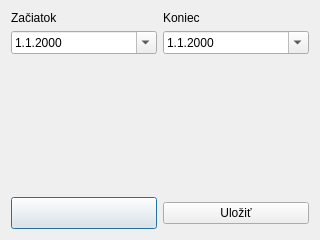
<?xml version="1.0" encoding="UTF-8"?>
<ui version="4.0">
 <class>SeasonDialog</class>
 <widget class="QDialog" name="SeasonDialog">
  <property name="geometry">
   <rect>
    <x>0</x>
    <y>0</y>
    <width>320</width>
    <height>240</height>
   </rect>
  </property>
  <property name="windowTitle">
   <string>SeasonDialog</string>
  </property>
  <layout class="QGridLayout" name="gridLayout">
   <item row="1" column="1">
    <widget class="QDateEdit" name="dateEdit_start">
     <property name="displayFormat">
      <string>d.M.yyyy</string>
     </property>
     <property name="calendarPopup">
      <bool>true</bool>
     </property>
    </widget>
   </item>
   <item row="3" column="1">
    <widget class="QPushButton" name="button_delete">
     <property name="font">
      <font>
       <pointsize>15</pointsize>
      </font>
     </property>
     <property name="text">
      <string/>
     </property>
     <property name="icon">
      <iconset resource="../../resources/resources.qrc">
       <normaloff>:/png/trash-can.png</normaloff>:/png/trash-can.png</iconset>
     </property>
    </widget>
   </item>
   <item row="3" column="2">
    <widget class="QPushButton" name="button_save">
     <property name="text">
      <string>Uložiť</string>
     </property>
    </widget>
   </item>
   <item row="1" column="2">
    <widget class="QDateEdit" name="dateEdit_end">
     <property name="displayFormat">
      <string>d.M.yyyy</string>
     </property>
     <property name="calendarPopup">
      <bool>true</bool>
     </property>
    </widget>
   </item>
   <item row="0" column="1">
    <widget class="QLabel" name="label">
     <property name="text">
      <string>Začiatok</string>
     </property>
    </widget>
   </item>
   <item row="0" column="2">
    <widget class="QLabel" name="label_2">
     <property name="text">
      <string>Koniec</string>
     </property>
    </widget>
   </item>
   <item row="2" column="1">
    <spacer name="verticalSpacer">
     <property name="orientation">
      <enum>Qt::Orientation::Vertical</enum>
     </property>
     <property name="sizeHint" stdset="0">
      <size>
       <width>20</width>
       <height>40</height>
      </size>
     </property>
    </spacer>
   </item>
  </layout>
 </widget>
 <tabstops>
  <tabstop>dateEdit_start</tabstop>
  <tabstop>dateEdit_end</tabstop>
  <tabstop>button_delete</tabstop>
  <tabstop>button_save</tabstop>
 </tabstops>
 <resources>
  <include location="../../resources/resources.qrc"/>
 </resources>
 <connections>
  <connection>
   <sender>button_delete</sender>
   <signal>clicked()</signal>
   <receiver>SeasonDialog</receiver>
   <slot>delete()</slot>
   <hints>
    <hint type="sourcelabel">
     <x>116</x>
     <y>222</y>
    </hint>
    <hint type="destinationlabel">
     <x>132</x>
     <y>180</y>
    </hint>
   </hints>
  </connection>
  <connection>
   <sender>button_save</sender>
   <signal>clicked()</signal>
   <receiver>SeasonDialog</receiver>
   <slot>save()</slot>
   <hints>
    <hint type="sourcelabel">
     <x>245</x>
     <y>215</y>
    </hint>
    <hint type="destinationlabel">
     <x>259</x>
     <y>185</y>
    </hint>
   </hints>
  </connection>
  <connection>
   <sender>dateEdit_start</sender>
   <signal>editingFinished()</signal>
   <receiver>SeasonDialog</receiver>
   <slot>set_start()</slot>
   <hints>
    <hint type="sourcelabel">
     <x>108</x>
     <y>48</y>
    </hint>
    <hint type="destinationlabel">
     <x>148</x>
     <y>78</y>
    </hint>
   </hints>
  </connection>
  <connection>
   <sender>dateEdit_end</sender>
   <signal>editingFinished()</signal>
   <receiver>SeasonDialog</receiver>
   <slot>set_end()</slot>
   <hints>
    <hint type="sourcelabel">
     <x>209</x>
     <y>45</y>
    </hint>
    <hint type="destinationlabel">
     <x>283</x>
     <y>86</y>
    </hint>
   </hints>
  </connection>
 </connections>
 <slots>
  <slot>delete()</slot>
  <slot>save()</slot>
  <slot>set_start()</slot>
  <slot>set_end()</slot>
 </slots>
</ui>
